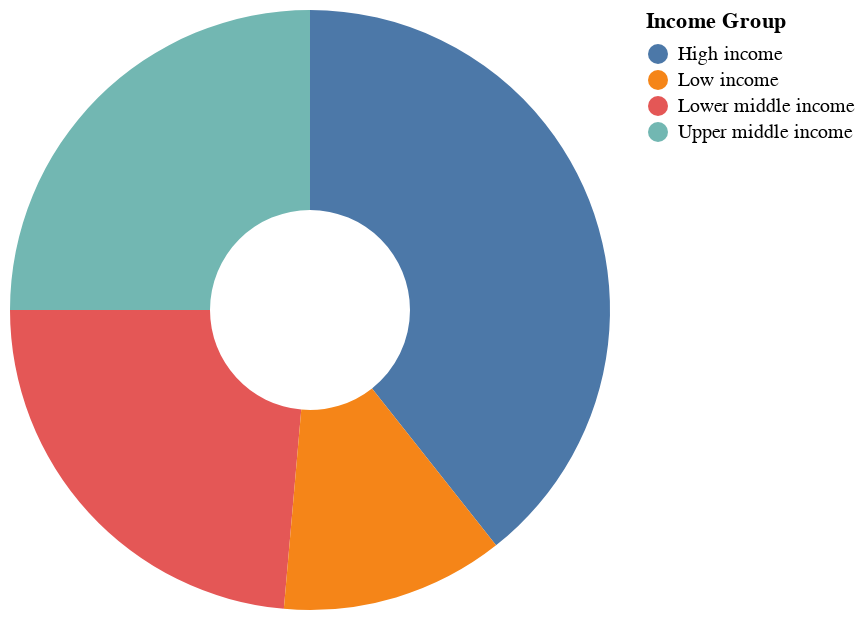

Here is the Vega-Lite specification saved for this chart:
### Vega-Lite specification from a JSON file in a GitHub repository (floating-point values rounded to 4 significant figures)
{"$schema": "https://vega.github.io/schema/vega-lite/v5.json", "description": "Donut chart showing the distribution of countries by income group", "data": {"values": [{"IncomeGroup": "High income", "Count": 85}, {"IncomeGroup": "Upper middle income", "Count": 54}, {"IncomeGroup": "Lower middle income", "Count": 51}, {"IncomeGroup": "Low income", "Count": 26}]}, "mark": {"type": "arc", "innerRadius": 50}, "encoding": {"theta": {"field": "Count", "type": "quantitative"}, "color": {"field": "IncomeGroup", "type": "nominal", "legend": {"title": "Income Group"}}}, "view": {"stroke": null}}
